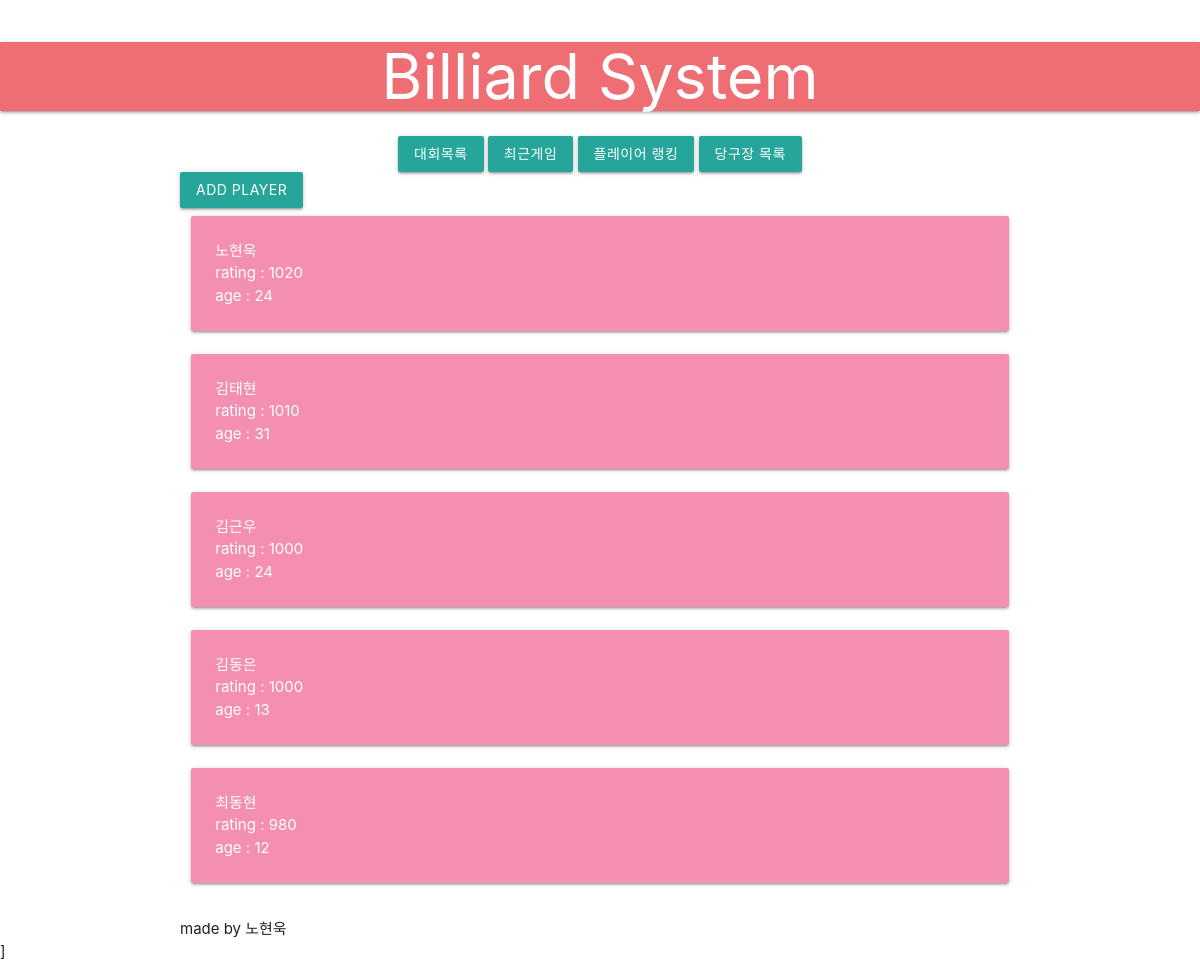
The page /player on the database its author committed.
### player/models.py (models this page shows, shortened)
class Player(models.Model):
    name = models.CharField(max_length=30)
    rating = models.IntegerField(default=1000)
    age = models.IntegerField(default=0)
    address = models.ForeignKey(Address, on_delete=models.CASCADE)

### player/views.py (the view)
# urls.py: path('player', views.player_list, name='player_list'),
def player_list(request):
    players = Player.objects.all().order_by('-rating')
    return render(request, 'player/player_list.html', {'players': players})

### player/templates/player/player_list.html
{% extends 'player/base.html' %}
{% block content %}
<a href="{% url 'new_player' %}" class="btn">Add Player</a>
<div class="row">
{% for player in players %}
	<a href="{% url 'player_detail' player.pk %}">
	<div class="col s12">
		<div class="card pink lighten-3">
			<div class="card-content white-text">
                <h9>{{player.name}}</h9>
                <p>rating : {{player.rating}}</p>
                <p>age : {{player.age}}</p>
			</div>
		</div>
	</div>
	</a>
{% endfor %}
</div>
{% endblock %}

### rows shown on the page
Player: name "노현욱", rating "1020", age "24"
Player: name "김태현", rating "1010", age "31"
Player: name "김근우", rating "1000", age "24"
Player: name "김동은", rating "1000", age "13"
Player: name "최동현", rating "980", age "12"
